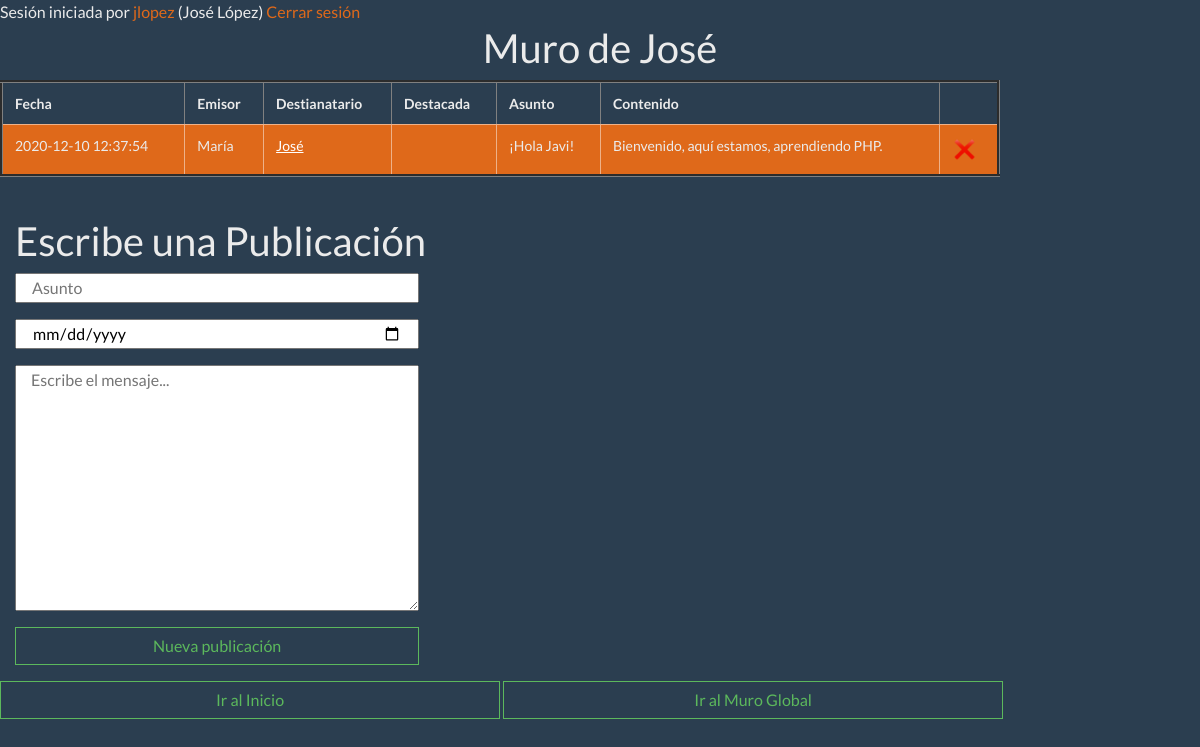
Screenshot of /MuroVerDe.php?id=1 (signed in) with the database file from the repository.
### tables this page shows
CREATE TABLE `Usuario` (
                           `id` int(11) NOT NULL,
                           `identificador` varchar(40) NOT NULL,
                           `contrasenna` varchar(80) NOT NULL,
                           `codigoCookie` varchar(50) DEFAULT NULL,
                           `caducidadCodigoCookie` timestamp NULL DEFAULT NULL,
                           `tipoUsuario` int(11) NOT NULL,
                           `nombre` varchar(50) NOT NULL,
                           `apellidos` varchar(50) NOT NULL
);

CREATE TABLE `Publicacion` (
                               `id` int(11) NOT NULL,
                               `fecha` timestamp NOT NULL DEFAULT current_timestamp(),
                               `emisorId` int(11) NOT NULL,
                               `destinatarioId` int(11) DEFAULT NULL,
                               `destacadaHasta` timestamp NULL DEFAULT NULL,
                               `asunto` varchar(120) NOT NULL,
                               `contenido` text NOT NULL
);

### clases.php (called while the page is built, shortened)
<?php
trait Identificable
{
    protected int $id;
    public function getId(): int
    {
        return $this->id;
    }
    public function setId(int $id)
    {
        $this->id = $id;
    }
}
class Publicacion extends Dato
{
    private string $fecha;
    private int $emisorID;
    private $destinatarioID;
    private $destacadaHasta;
    private string $asunto;
    private string $contenido;
    public function getFecha(): string
    {
        return $this->fecha;
    }
    public function setFecha($fecha)
    {
        $this->fecha = $fecha;
    }
    public function getEmisorID(): int
    {
        return $this->emisorID;
    }
    public function setEmisorID(int $emisorID)
    {
        $this->emisorID = $emisorID;
    }
    public function getDestinatarioID(): ?int
    {
        return $this->destinatarioID;
    }
    public function setDestinatarioID($destinatarioID)
    {
        $this->destinatarioID = $destinatarioID;
    }
    public function getDestacadaHasta()
    {
        return $this->destacadaHasta;
    }
    public function setDestacadaHasta($destacadaHasta)
    {
        $this->destacadaHasta = $destacadaHasta;
    }
    public function getAsunto(): string
    {
        return $this->asunto;
    }
    public function setAsunto($asunto)
    {
        $this->asunto = $asunto;
    }
    public function getContenido(): string
    {
        return $this->contenido;
    }
    public function setContenido($contenido)
    {
        $this->contenido = $contenido;
    }
}

### MuroVerDe.php (the view, shortened to what this page needs)
<?php
require_once "DAO.php";
if (!DAO::haySesionRamIniciada() && !DAO::intentarCanjearSesionCookie()) {
    redireccionar("SesionInicioFormulario.php");
} else {
    $id = $_REQUEST["id"];
    $where = "WHERE destinatarioId = " . $id;
    $publicaciones = DAO::obtenerTodasPublicacion($where);
}
$usuario = DAO::obtenerUsuarioPorId($id);
?>
<html>
<head>
    <link rel="stylesheet" href="https://stackpath.bootstrapcdn.com/bootswatch/4.5.2/superhero/bootstrap.min.css">
</head>
<body>
    <h1 class="text-center">Muro de <?= $usuario["nombre"] ?></h1>
    <table border='3' class="table table-hover col-10">
        <tr>
            <th scope="col">Fecha</th>
            <th scope="col">Emisor</th>
            <th scope="col">Destianatario</th>
            <th scope="col">Destacada</th>
            <th scope="col">Asunto</th>
            <th scope="col">Contenido</th>
        </tr>
        <?php foreach ($publicaciones as $publicacion) { ?>
            <tr class="table-primary">
                <?php
                $emisor = DAO::obtenerUsuarioPorId($publicacion->getEmisorID());
                $destinatario = $publicacion->getDestinatarioID();
                if ($destinatario != null) {
                    $destinatarioId = DAO::obtenerUsuarioPorId($destinatario);
                } else {
                    $destinatarioId = null;
                }
                ?>
                <td> <?= $publicacion->getFecha() ?> </td>
                <td> <?= $emisor["nombre"] ?> </td>
                <td> <?php if ($destinatario != null) { ?>
                        <a href="MuroVerDe.php?id=<?= $destinatarioId["id"]; ?>"><?= $destinatarioId["nombre"]; ?></a>
                    <?php  } else { ?>
                        Sin Destinatario
                    <?php } ?>
                </td>
                <td> <?= $publicacion->getDestacadaHasta() ?> </td>
                <td> <?= $publicacion->getAsunto() ?> </td>
                <?php
                $destacado = $publicacion->getDestacadaHasta();
                if ($destacado != null) { ?>
                    <td> <strong> $publicacion->getContenido() <strong> </td>
                <?php } else { ?>
                    <td> <?= $publicacion->getContenido() ?> </td>
                <?php } ?>
                <td><a href="EliminarPublicacion.php?id=<?= $publicacion->getId() ?>"><img width="25px" height="25px" src="equis.png"></a></td>
            </tr>
        <?php } ?>
    </table><br>
    <h1 class="col-md-10">Escribe una Publicación</h1>
    <form class="col-md-10" action="PublicacionNuevaCrear.php">
        <input class="col-sm-5" type="text" name="asunto" placeholder="Asunto" size="100" required>
        <input class="col-sm-5" type="date" name="destacado" placeholder="Destacado hasta: ">
        <textarea class="col-sm-5" name="contenido" id="contenido" cols="100" rows="10" placeholder="Escribe el mensaje..." required></textarea>
        <button class="btn btn-outline-success col-sm-5" type="submit"> Nueva publicación</button>
    </form>
    <a class="btn btn-outline-success col-sm-5" href='Index.php'>Ir al Inicio</a>
    <a class="btn btn-outline-success col-sm-5" href='MuroVerGlobal.php'>Ir al Muro Global</a>
</body>
</html>

### rows the page displays
usuario: nombre "José"
publicacion: fecha "2020-12-10 12:37:54", emisorId.nombre "María", destinatarioId.nombre "José", asunto "¡Hola Javi!", contenido "Bienvenido, aquí estamos, aprendiendo PHP."

### other values shown
$_SESSION[identificador] "jlopez"
$_SESSION[nombre] "José"
$_SESSION[apellidos] "López"
